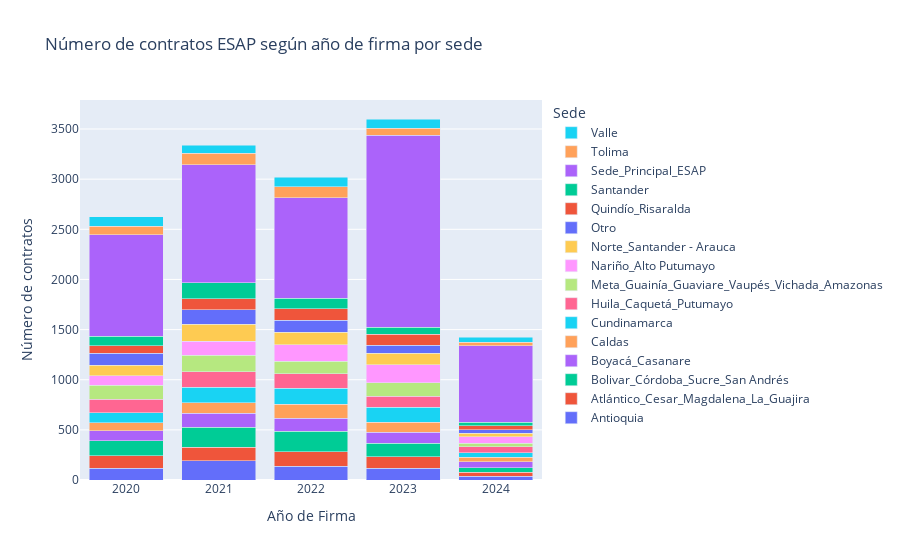

Write notebook code for a chart like this one.
### Markdown cell above
_Número de contratos ESAP por Dirección Territorial año 2020 - 2024_

### Code cell
# Agrupar por año y nombre de sede, y contar
sede_anio_counts = secop.groupby(['ano_fecha_de_firma', 'nombre_sede']).size().unstack(fill_value=0)

# Crear el gráfico
fig = go.Figure()
for sede in sede_anio_counts.columns:
    fig.add_trace(go.Bar(
        x=sede_anio_counts.index,
        y=sede_anio_counts[sede],
        name=sede
    ))

# Actualizar el diseño del gráfico
fig.update_layout(
    barmode='stack',
    title='Número de contratos ESAP según año de firma por sede',
    xaxis_title='Año de Firma',
    yaxis_title='Número de contratos',
    legend_title='Sede'
)

# Mostrar el gráfico
fig.show()

### Figure 1 — Plotly figure (JSON) as saved in the notebook; plotly's stock layout.template omitted (floating-point values rounded to 4 significant figures)
{"data": [{"name": "Antioquia", "type": "bar", "x": [2020, 2021, 2022, 2023, 2024], "y": [117, 192, 138, 116, 35]}, {"name": "Atlántico_Cesar_Magdalena_La_Guajira", "type": "bar", "x": [2020, 2021, 2022, 2023, 2024], "y": [125, 133, 146, 116, 41]}, {"name": "Bolivar_Córdoba_Sucre_San Andrés", "type": "bar", "x": [2020, 2021, 2022, 2023, 2024], "y": [151, 201, 200, 137, 47]}, {"name": "Boyacá_Casanare", "type": "bar", "x": [2020, 2021, 2022, 2023, 2024], "y": [98, 139, 133, 109, 60]}, {"name": "Caldas", "type": "bar", "x": [2020, 2021, 2022, 2023, 2024], "y": [80, 105, 139, 100, 46]}, {"name": "Cundinamarca", "type": "bar", "x": [2020, 2021, 2022, 2023, 2024], "y": [99, 157, 158, 149, 41]}, {"name": "Huila_Caquetá_Putumayo", "type": "bar", "x": [2020, 2021, 2022, 2023, 2024], "y": [134, 155, 148, 109, 61]}, {"name": "Meta_Guainía_Guaviare_Vaupés_Vichada_Amazonas", "type": "bar", "x": [2020, 2021, 2022, 2023, 2024], "y": [143, 163, 123, 136, 37]}, {"name": "Nariño_Alto Putumayo", "type": "bar", "x": [2020, 2021, 2022, 2023, 2024], "y": [92, 138, 164, 176, 64]}, {"name": "Norte_Santander - Arauca", "type": "bar", "x": [2020, 2021, 2022, 2023, 2024], "y": [107, 169, 124, 118, 32]}, {"name": "Otro", "type": "bar", "x": [2020, 2021, 2022, 2023, 2024], "y": [118, 147, 120, 76, 36]}, {"name": "Quindío_Risaralda", "type": "bar", "x": [2020, 2021, 2022, 2023, 2024], "y": [75, 108, 116, 113, 42]}, {"name": "Santander", "type": "bar", "x": [2020, 2021, 2022, 2023, 2024], "y": [94, 162, 102, 70, 35]}, {"name": "Sede_Principal_ESAP", "type": "bar", "x": [2020, 2021, 2022, 2023, 2024], "y": [1011, 1174, 1004, 1912, 760]}, {"name": "Tolima", "type": "bar", "x": [2020, 2021, 2022, 2023, 2024], "y": [88, 115, 111, 72, 38]}, {"name": "Valle", "type": "bar", "x": [2020, 2021, 2022, 2023, 2024], "y": [92, 81, 91, 91, 51]}], "layout": {"barmode": "stack", "legend": {"title": {"text": "Sede"}}, "title": {"text": "Número de contratos ESAP según año de firma por sede"}, "xaxis": {"title": {"text": "Año de Firma"}}, "yaxis": {"title": {"text": "Número de contratos"}}}}
